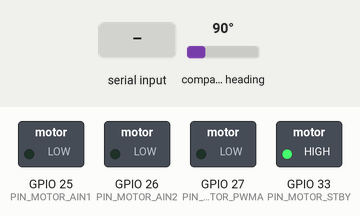
This sketch was run on a simulated ESP32. Shown: switched loads named in the sketch (green lamp = pin HIGH). Inputs (shaded band) come from the test bench; at power-on: compass heading 90°. What the sketch prints to the serial monitor is not drawn.

Above: at 6.7 s.
6.8 s: "M,45\n" received over Serial
At 8.0 s:
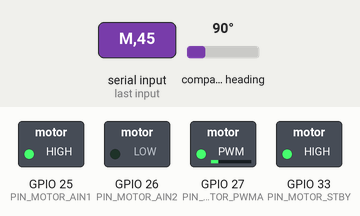
8.3 s: "R,45\n" received over Serial
At 9.3 s:
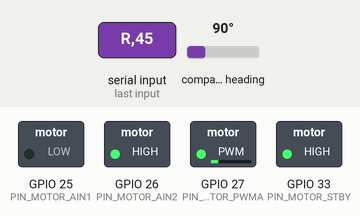
9.8 s: "B90\n" received over Serial
At 10.4 s:
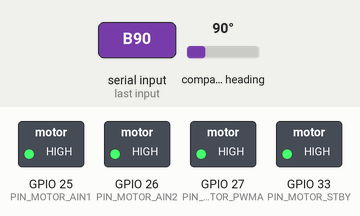
11.3 s: "F,45\n" received over Serial
At 11.6 s:
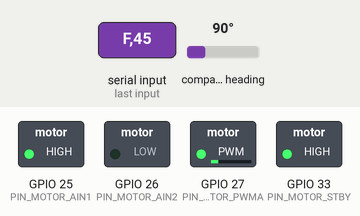
12.8 s: "B,45\n" received over Serial
At 13.9 s:
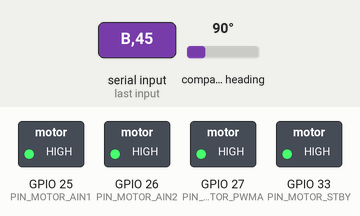
Timing chart, 0 to 15.3 s (numbered marks = the images above; inputs shaded):
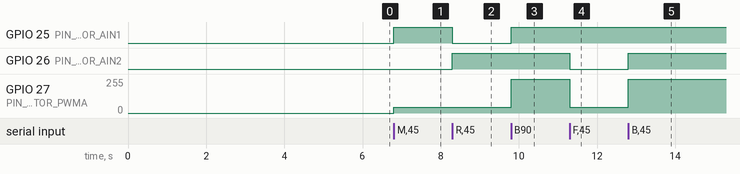

The sketch:

esp32_endpoint.ino
```cpp
/**
 * Inverted Pendulum ESP32 Hardware-in-the-Loop (HIL) Endpoint v2.0
 *
 * Modular C++ firmware for the ESP32 microcontroller. Acts as an ultra-fast,
 * low-latency I/O server that streams calibrated AS5600 12-bit angle telemetry
 * over USB Serial (115200 baud) and actuates the TB6612FNG H-bridge motor driver.
 *
 * All closed-loop balancing algorithms (PID, LQR, Energy Swing-Up) reside on the
 * Python PC host for zero-recompile experimentation and Reinforcement Learning.
 */

#include <Arduino.h>
#include "config.h"
#include "encoder_driver.h"
#include "motor_driver.h"
#include "serial_parser.h"

EncoderDriver encoder;
MotorDriver motor;
uint16_t telemetryRateHz = DEFAULT_TELEMETRY_HZ;
SerialParser parser(encoder, motor, telemetryRateHz);

unsigned long lastTelemetryUs = 0;

void setup() {
    Serial.begin(SERIAL_BAUD_RATE);
    while (!Serial && millis() < 2000); // Allow USB CDC serial settling

    // Initialize motor GPIO and LEDC PWM channels
    motor.begin();

    // Initialize I2C bus and AS5600 magnetic encoder
    bool encoderOk = encoder.begin();
    if (!encoderOk) {
        Serial.println("[WARNING] AS5600 sensor not detected on I2C bus! Check SDA (GPIO22) & SCL (GPIO23).");
    } else {
        Serial.println("[READY] Inverted Pendulum ESP32 HIL Endpoint v2.0 initialized successfully.");
    }
}

void loop() {
    // 1) Non-blockingly poll and execute incoming USB serial commands (M, F, R, B, C, T, Q, Z)
    parser.poll();

    // 2) Stream high-frequency ASCII angle telemetry at the configured rate
    if (telemetryRateHz > 0) {
        unsigned long intervalUs = 1000000UL / telemetryRateHz;
        unsigned long nowUs = micros();

        if (nowUs - lastTelemetryUs >= intervalUs) {
            lastTelemetryUs = nowUs;
            float angle = encoder.getCalibratedAngle();
            Serial.println(angle, 2);
        }
    }
}
```

serial_parser.cpp
```cpp
#include "serial_parser.h"

SerialParser::SerialParser(EncoderDriver& encoder, MotorDriver& motor, uint16_t& telemetryRateHz)
    : _encoder(encoder), _motor(motor), _telemetryRateHz(telemetryRateHz) {
    _buffer.reserve(32);
}

void SerialParser::poll() {
    while (Serial.available() > 0) {
        char c = (char)Serial.read();
        if (c == '\n' || c == '\r') {
            if (_buffer.length() > 0) {
                _processCommand(_buffer);
                _buffer = "";
            }
        } else {
            if (_buffer.length() < 30) {
                _buffer += c;
            }
        }
    }
}

void SerialParser::_processCommand(const String& cmd_raw) {
    String cmd = cmd_raw;
    cmd.trim();
    if (cmd.length() == 0) return;

    char type = cmd.charAt(0);

    if (type == 'M') {
        int idx = cmd.indexOf(',');
        if (idx != -1) {
            int power = cmd.substring(idx + 1).toInt();
            _motor.setPower(power);
        }
    } else if (type == 'F') {
        int idx = cmd.indexOf(',');
        if (idx != -1) {
            int speed = cmd.substring(idx + 1).toInt();
            _motor.forward(speed);
        }
    } else if (type == 'R') {
        int idx = cmd.indexOf(',');
        if (idx != -1) {
            int speed = cmd.substring(idx + 1).toInt();
            _motor.reverse(speed);
        }
    } else if (type == 'B' || type == 'S') {
        _motor.brake();
    } else if (type == 'C') {
        _motor.coast();
    } else if (type == 'T') {
        int idx = cmd.indexOf(',');
        if (idx != -1) {
            int rate = cmd.substring(idx + 1).toInt();
            _telemetryRateHz = constrain(rate, 0, MAX_TELEMETRY_HZ);
            Serial.printf("[TELEMETRY] Rate set to %u Hz\n", _telemetryRateHz);
        }
    } else if (type == 'Q') {
        float angle = _encoder.getCalibratedAngle();
        Serial.println(angle, 2);
    } else if (type == 'Z') {
        _motor.coast();
        delay(50);
        float offset = _encoder.tare(100);
        Serial.printf("[CALIBRATED] Tare complete. Offset: %.2f deg\n", offset);
    } else {
        Serial.printf("[ERROR] Unknown command: %s\n", cmd.c_str());
    }
}
```

serial_parser.h
```cpp
#ifndef SERIAL_PARSER_H
#define SERIAL_PARSER_H

#include <Arduino.h>
#include "encoder_driver.h"
#include "motor_driver.h"
#include "config.h"

class SerialParser {
public:
    SerialParser(EncoderDriver& encoder, MotorDriver& motor, uint16_t& telemetryRateHz);

    /**
     * Non-blocking poll method to process incoming characters on USB Serial.
     * Must be called frequently in the main loop().
     */
    void poll();

private:
    EncoderDriver& _encoder;
    MotorDriver& _motor;
    uint16_t& _telemetryRateHz;
    String _buffer;

    void _processCommand(const String& cmd);
};

#endif // SERIAL_PARSER_H
```

config.h
```cpp
#ifndef CONFIG_H
#define CONFIG_H

#include <Arduino.h>

// ─── Serial Communication Settings ───
#define SERIAL_BAUD_RATE      115200
#define DEFAULT_TELEMETRY_HZ  100
#define MAX_TELEMETRY_HZ      1000

// ─── AS5600 Magnetic Encoder (I2C) Pin Mapping ───
#define PIN_I2C_SDA           22
#define PIN_I2C_SCL           23
#define AS5600_I2C_ADDR       0x36
#define AS5600_REG_ANGLE_H    0x0E
#define AS5600_REG_ANGLE_L    0x0F

// ─── TB6612FNG Motor Driver Pin Mapping ───
#define PIN_MOTOR_AIN1        25
#define PIN_MOTOR_AIN2        26
#define PIN_MOTOR_PWMA        27
#define PIN_MOTOR_STBY        33

// ─── ESP32 LEDC PWM Settings ───
#define LEDC_TIMER_BIT_RES    8        // 8-bit resolution (0-255 PWM duty cycle)
#define LEDC_BASE_FREQ_HZ     1000     // 1 kHz PWM frequency for smooth motor actuation
#define LEDC_PWM_CHANNEL      0        // ESP32 LEDC Channel 0

// ─── Safety and Deadband Limits ───
#define MIN_PWM_POWER         45       // Minimum duty cycle to overcome static motor friction
#define MAX_PWM_POWER         255      // Maximum duty cycle

#endif // CONFIG_H
```

encoder_driver.cpp
```cpp
#include "encoder_driver.h"

EncoderDriver::EncoderDriver() : _zeroOffsetDeg(0.0f), _initialized(false) {}

bool EncoderDriver::begin() {
    Wire.begin(PIN_I2C_SDA, PIN_I2C_SCL);
    Wire.setClock(400000); // 400 kHz Fast I2C Mode for minimum latency

    // Check if AS5600 responds on I2C bus
    Wire.beginTransmission(AS5600_I2C_ADDR);
    byte error = Wire.endTransmission();

    if (error != 0) {
        return false;
    }

    _sensor.begin(); // Initialize official AS5600 library
    _initialized = true;

    // Wait 2.5 seconds to let power rails stabilize and pendulum motionless settling
    Serial.println("[CALIBRATION] Waiting 2.5s for pendulum to settle before zeroing...");
    delay(2500);
    Serial.println("[CALIBRATION] Sampling hanging zero equilibrium (300 samples)...");
    tare(300);
    return true;
}

uint16_t EncoderDriver::readRawBits() {
    if (!_initialized) return 0;
    // Use official AS5600 library method for reliable register timing and hysteresis handling
    return _sensor.readAngle();
}

float EncoderDriver::readRawAngleDeg() {
    uint16_t bits = readRawBits();
    return (float)bits * (360.0f / 4096.0f);
}

float EncoderDriver::getCalibratedAngle() {
    float rawDeg = readRawAngleDeg();
    float angle = rawDeg - _zeroOffsetDeg;
    while (angle < 0.0f) angle += 360.0f;
    while (angle >= 360.0f) angle -= 360.0f;
    return angle;
}

float EncoderDriver::tare(int samples) {
    if (!_initialized || samples <= 0) return 0.0f;

    float sum = 0.0f;
    for (int i = 0; i < samples; i++) {
        sum += readRawAngleDeg();
        delay(10); // 10ms delay per sample for deep noise attenuation and vibration averaging
    }
    _zeroOffsetDeg = sum / (float)samples;
    return _zeroOffsetDeg;
}

void EncoderDriver::setZeroOffset(float offset_deg) {
    _zeroOffsetDeg = offset_deg;
}

float EncoderDriver::getZeroOffset() const {
    return _zeroOffsetDeg;
}
```

encoder_driver.h
```cpp
#ifndef ENCODER_DRIVER_H
#define ENCODER_DRIVER_H

#include <Arduino.h>
#include <Wire.h>
#include <AS5600.h>
#include "config.h"

class EncoderDriver {
public:
    EncoderDriver();

    /**
     * Initializes the I2C bus and verifies AS5600 connectivity.
     * Returns true if sensor device responds at 0x36.
     */
    bool begin();

    /**
     * Reads raw 12-bit angle from AS5600 registers (0-4095).
     */
    uint16_t readRawBits();

    /**
     * Reads raw uncalibrated angle in degrees [0.0, 360.0).
     */
    float readRawAngleDeg();

    /**
     * Returns calibrated angle in degrees relative to tare zero offset [0.0, 360.0).
     */
    float getCalibratedAngle();

    /**
     * Samples the current stationary position and sets it as the zero equilibrium offset.
     * Returns the calibrated zero offset in degrees.
     */
    float tare(int samples = 50);

    /**
     * Directly set the zero offset in degrees.
     */
    void setZeroOffset(float offset_deg);

    /**
     * Get current zero offset in degrees.
     */
    float getZeroOffset() const;

private:
    AS5600 _sensor;
    float _zeroOffsetDeg;
    bool _initialized;
};

#endif // ENCODER_DRIVER_H
```

motor_driver.cpp
```cpp
#include "motor_driver.h"

#if __has_include(<esp_arduino_version.h>)
#include <esp_arduino_version.h>
#endif

MotorDriver::MotorDriver() : _currentPower(0) {}

// Helper function to handle PWM write differences between ESP32 Core v2.x and v3.x
inline void writeMotorPWM(int duty) {
#if defined(ESP_ARDUINO_VERSION_MAJOR) && (ESP_ARDUINO_VERSION_MAJOR >= 3)
    // In ESP32 Arduino Core v3.0+, ledcWrite takes the GPIO pin number
    ledcWrite(PIN_MOTOR_PWMA, duty);
#else
    // In legacy ESP32 Arduino Core v2.x, ledcWrite takes the LEDC channel number
    ledcWrite(LEDC_PWM_CHANNEL, duty);
#endif
}

void MotorDriver::begin() {
    pinMode(PIN_MOTOR_AIN1, OUTPUT);
    pinMode(PIN_MOTOR_AIN2, OUTPUT);
    pinMode(PIN_MOTOR_STBY, OUTPUT);

    // Enable TB6612FNG H-bridge standby pin
    digitalWrite(PIN_MOTOR_STBY, HIGH);

    // Configure ESP32 LEDC PWM timer (compatible with both Core v2.x and Core v3.x)
#if defined(ESP_ARDUINO_VERSION_MAJOR) && (ESP_ARDUINO_VERSION_MAJOR >= 3)
    // ESP32 Arduino Core v3.0+ API (ESP-IDF v5.x)
    ledcAttach(PIN_MOTOR_PWMA, LEDC_BASE_FREQ_HZ, LEDC_TIMER_BIT_RES);
#else
    // Legacy ESP32 Arduino Core v2.x API (ESP-IDF v4.x)
    ledcSetup(LEDC_PWM_CHANNEL, LEDC_BASE_FREQ_HZ, LEDC_TIMER_BIT_RES);
    ledcAttachPin(PIN_MOTOR_PWMA, LEDC_PWM_CHANNEL);
#endif

    coast();
}

void MotorDriver::setPower(int power) {
    power = constrain(power, -MAX_PWM_POWER, MAX_PWM_POWER);
    _currentPower = power;

    if (power == 0) {
        coast();
    } else if (power > 0) {
        forward(power);
    } else {
        reverse(-power);
    }
}

void MotorDriver::forward(int speed) {
    speed = constrain(speed, 0, MAX_PWM_POWER);
    digitalWrite(PIN_MOTOR_AIN1, HIGH);
    digitalWrite(PIN_MOTOR_AIN2, LOW);
    writeMotorPWM(speed);
}

void MotorDriver::reverse(int speed) {
    speed = constrain(speed, 0, MAX_PWM_POWER);
    digitalWrite(PIN_MOTOR_AIN1, LOW);
    digitalWrite(PIN_MOTOR_AIN2, HIGH);
    writeMotorPWM(speed);
}

void MotorDriver::brake() {
    _currentPower = 0;
    digitalWrite(PIN_MOTOR_AIN1, HIGH);
    digitalWrite(PIN_MOTOR_AIN2, HIGH);
    writeMotorPWM(MAX_PWM_POWER);
}

void MotorDriver::coast() {
    _currentPower = 0;
    digitalWrite(PIN_MOTOR_AIN1, LOW);
    digitalWrite(PIN_MOTOR_AIN2, LOW);
    writeMotorPWM(0);
}
```

motor_driver.h
```cpp
#ifndef MOTOR_DRIVER_H
#define MOTOR_DRIVER_H

#include <Arduino.h>
#include "config.h"

class MotorDriver {
public:
    MotorDriver();

    /**
     * Configures GPIO pins and initializes ESP32 LEDC PWM generator.
     */
    void begin();

    /**
     * Applies signed motor power (-255 to +255).
     * Positive = Forward, Negative = Reverse, 0 = Coast.
     */
    void setPower(int power);

    /**
     * Spins motor forward at specified PWM duty cycle (0-255).
     */
    void forward(int speed);

    /**
     * Spins motor reverse at specified PWM duty cycle (0-255).
     */
    void reverse(int speed);

    /**
     * Applies hard short-circuit dynamic braking to the H-bridge.
     */
    void brake();

    /**
     * Opens H-bridge circuitry for free-wheel coasting.
     */
    void coast();

private:
    int _currentPower;
};

#endif // MOTOR_DRIVER_H
```

Measured:
- after the input at 6.8 s, GPIO 25 (PIN_MOTOR_AIN1): LOW → HIGH at once; GPIO 27 (PIN_MOTOR_PWMA): 0/255 → 45/255 at once
- after the input at 8.3 s, GPIO 25 (PIN_MOTOR_AIN1): HIGH → LOW at once; GPIO 26 (PIN_MOTOR_AIN2): LOW → HIGH at once
- after the input at 9.8 s, GPIO 25 (PIN_MOTOR_AIN1): LOW → HIGH at once; GPIO 27 (PIN_MOTOR_PWMA): 45/255 → 255/255 at once
- after the input at 11.3 s, GPIO 26 (PIN_MOTOR_AIN2): HIGH → LOW at once; GPIO 27 (PIN_MOTOR_PWMA): 255/255 → 45/255 at once
- after the input at 12.8 s, GPIO 26 (PIN_MOTOR_AIN2): LOW → HIGH at once; GPIO 27 (PIN_MOTOR_PWMA): 45/255 → 255/255 at once
